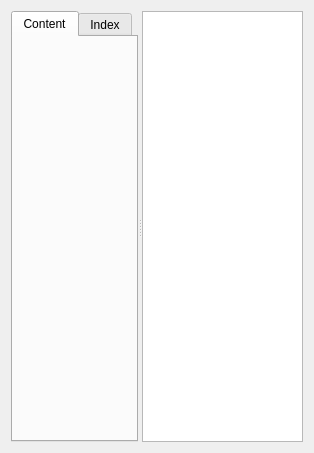
<?xml version="1.0" encoding="UTF-8"?>
<ui version="4.0">
 <class>HelpViewer</class>
 <widget class="QWidget" name="HelpViewer">
  <property name="geometry">
   <rect>
    <x>0</x>
    <y>0</y>
    <width>314</width>
    <height>453</height>
   </rect>
  </property>
  <property name="windowTitle">
   <string>CLIPS Help</string>
  </property>
  <layout class="QHBoxLayout" name="horizontalLayout">
   <item>
    <widget class="QSplitter" name="splitter">
     <property name="orientation">
      <enum>Qt::Horizontal</enum>
     </property>
     <widget class="QTabWidget" name="tbwHelp">
      <property name="currentIndex">
       <number>0</number>
      </property>
      <widget class="QWidget" name="tabContent">
       <attribute name="title">
        <string>Content</string>
       </attribute>
       <layout class="QVBoxLayout" name="verticalLayout">
        <item>
         <layout class="QVBoxLayout" name="lytContent"/>
        </item>
       </layout>
      </widget>
      <widget class="QWidget" name="tabIndex">
       <attribute name="title">
        <string>Index</string>
       </attribute>
       <layout class="QVBoxLayout" name="verticalLayout_3">
        <item>
         <layout class="QVBoxLayout" name="lytIndex"/>
        </item>
       </layout>
      </widget>
     </widget>
     <widget class="QTextBrowser" name="tebHelp">
      <property name="textInteractionFlags">
       <set>Qt::LinksAccessibleByMouse|Qt::TextSelectableByMouse</set>
      </property>
     </widget>
    </widget>
   </item>
  </layout>
 </widget>
 <resources/>
 <connections/>
</ui>
